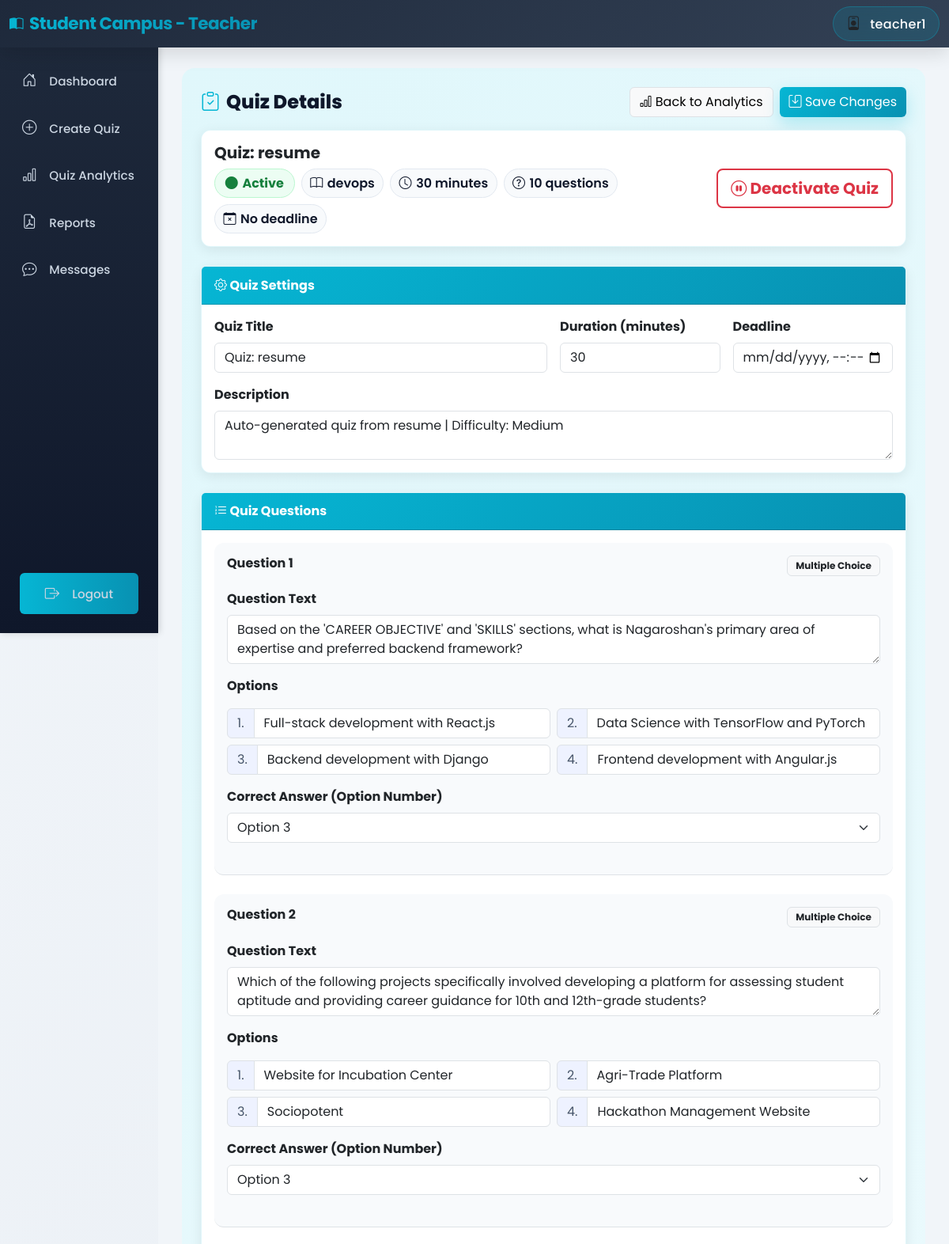
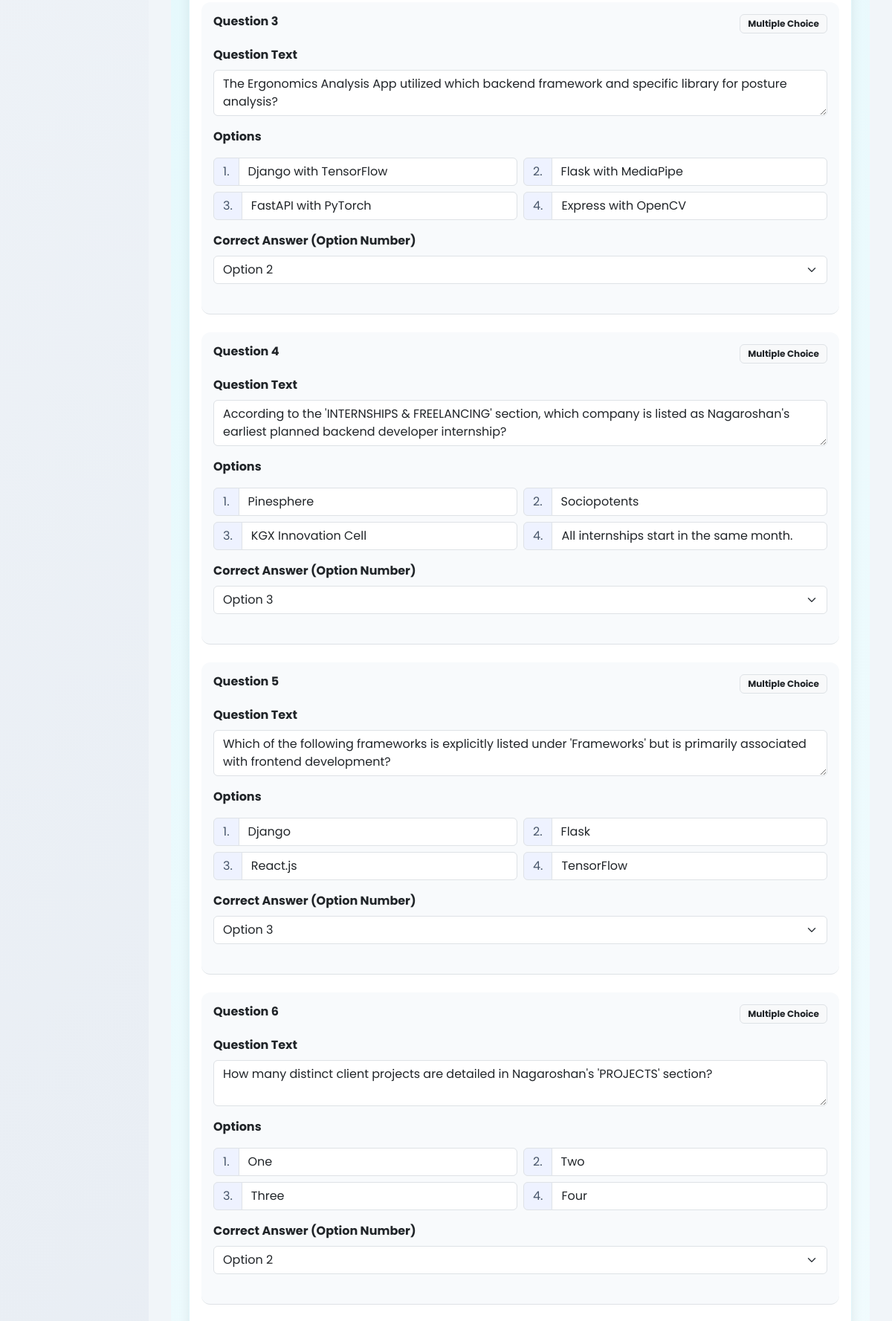
Page /teacher/quiz/17/ (signed in, upper part) on the committed database (2 pictures, top to bottom).
### authentication/models.py (models this page shows, shortened)
class User(AbstractUser):
    ROLE_CHOICES = (
        ('student', 'Student'),
        ('teacher', 'Teacher'),
    )
    role = models.CharField(max_length=10, choices=ROLE_CHOICES, default='student')
    def is_teacher(self):
        return self.role == 'teacher'

### teachers/models.py (models this page shows, shortened)
class Quiz(models.Model):
    title = models.CharField(max_length=200)
    subject = models.ForeignKey(Subject, on_delete=models.CASCADE, related_name='quizzes')
    pdf_note = models.ForeignKey(PDFNote, on_delete=models.CASCADE, related_name='quizzes', null=True)
    description = models.TextField(blank=True)
    duration = models.IntegerField(help_text="Duration in minutes", default=30)
    num_questions = models.IntegerField(default=10)
    topics = models.TextField(blank=True, help_text="Comma-separated topics (optional)")
    difficulty = models.CharField(max_length=20, choices=[('easy', 'Easy'), ('medium', 'Medium'), ('hard', 'Hard')], default='medium')
    created_by = models.ForeignKey(User, on_delete=models.CASCADE, related_name='created_quizzes')
    created_at = models.DateTimeField(auto_now_add=True)
    deadline = models.DateTimeField(null=True, blank=True, help_text="Quiz deadline")
    is_active = models.BooleanField(default=True)
    class Meta:
        ordering = ['-created_at']
        verbose_name_plural = "Quizzes"

class Subject(models.Model):
    name = models.CharField(max_length=200)
    description = models.TextField(blank=True)
    teacher = models.ForeignKey(User, on_delete=models.CASCADE, related_name='subjects')
    created_at = models.DateTimeField(auto_now_add=True)
    class Meta:
        ordering = ['name']

class Question(models.Model):
    QUESTION_TYPES = [
        ('multiple_choice', 'Multiple Choice'),
        ('true_false', 'True/False'),
        ('short_answer', 'Short Answer'),
    ]
    quiz = models.ForeignKey(Quiz, on_delete=models.CASCADE, related_name='questions')
    text = models.TextField()
    question_type = models.CharField(max_length=20, choices=QUESTION_TYPES)
    options = models.JSONField(default=list, blank=True)  # For multiple choice/true-false
    correct_answer = models.TextField()  # Index for MC/TF, text for short answer
    points = models.IntegerField(default=1)
    order = models.IntegerField(default=0)
    class Meta:
        ordering = ['order']

### teachers/views.py (the view, shortened to what this page needs)
# urls.py: path('quiz/<int:quiz_id>/', views.quiz_detail, name='quiz_detail'),
@login_required
def quiz_detail(request, quiz_id):
    if not request.user.is_teacher():
        return HttpResponseForbidden("You don't have permission to access this page.")
    quiz = get_object_or_404(Quiz, id=quiz_id, created_by=request.user)
    questions = quiz.questions.all().order_by('order')
    from .models import QuizAttempt, ProctoringSnapshot
    attempts = QuizAttempt.objects.filter(
        quiz=quiz,
        completed_at__isnull=False
    ).select_related('student').prefetch_related('snapshots').order_by('-completed_at')
    total_violations = 0
    return render(request, 'teachers/quiz_detail.html', {
        'quiz': quiz,
        'questions': questions,
        'attempts': attempts,
        'total_violations': total_violations
    })

### templates/teachers/quiz_detail.html (shortened to what this page needs)
{% extends 'teachers/base_teacher.html' %}
{% block teacher_content %}
<div class="quiz-detail-shell">
    <div class="d-flex justify-content-between align-items-center mb-3 flex-wrap gap-2">
        <h2 class="page-title">
            <i class="bi bi-clipboard-check"></i>
            Quiz Details
        </h2>
        <div class="d-flex gap-2 flex-wrap">
            <button type="button" class="btn btn-light border" onclick="window.location.href='{% url 'quiz_analytics' %}'">
                <i class="bi bi-bar-chart"></i> Back to Analytics
            </button>
            <button type="button" class="btn btn-primary gradient-btn" onclick="document.getElementById('saveBtn').click()">
                <i class="bi bi-save"></i> Save Changes
            </button>
        </div>
            </div>
    <div class="card glass mb-4">
        <div class="card-body">
            <div class="row align-items-center g-3">
                <div class="col-md-8">
                    <h5 class="mb-2 fw-bold text-dark">{{ quiz.title }}</h5>
                    <div class="d-flex gap-2 flex-wrap align-items-center">
                        <span class="status-chip {% if quiz.is_active %}on{% else %}off{% endif %}">
                            <i class="bi bi-circle-fill"></i> {% if quiz.is_active %}Active{% else %}Inactive{% endif %}
                        </span>
                        <span class="meta-chip"><i class="bi bi-book"></i> {{ quiz.subject.name }}</span>
                        <span class="meta-chip"><i class="bi bi-clock"></i> {{ quiz.duration }} minutes</span>
                        <span class="meta-chip"><i class="bi bi-question-circle"></i> {{ questions.count }} questions</span>
                        {% if quiz.deadline %}
                        <span class="meta-chip"><i class="bi bi-calendar-event"></i> {{ quiz.deadline|date:"M d, Y g:i A" }}</span>
                        {% else %}
                        <span class="meta-chip"><i class="bi bi-calendar-x"></i> No deadline</span>
                        {% endif %}
                    </div>
                </div>
                <div class="col-md-4 text-end">
                    <button type="button" class="btn btn-lg toggle-btn {% if quiz.is_active %}btn-outline-danger{% else %}btn-outline-success{% endif %}" id="toggleActiveBtn">
                        <i class="bi {% if quiz.is_active %}bi-pause-circle{% else %}bi-play-circle{% endif %}"></i>
                        {% if quiz.is_active %}Deactivate Quiz{% else %}Activate Quiz{% endif %}
                    </button>
                </div>
            </div>
        </div>
    </div>
    <form method="post" id="quizForm">
        <div class="card glass mb-4">
            <div class="card-header gradient">
                <h5 class="mb-0"><i class="bi bi-gear"></i> Quiz Settings</h5>
            </div>
            <div class="card-body">
                <div class="row g-3">
                    <div class="col-md-6">
                        <label for="title" class="form-label fw-bold">Quiz Title</label>
                        <input type="text" class="form-control" id="title" name="title" value="{{ quiz.title }}" required>
                    </div>
                    <div class="col-md-3">
                        <label for="duration" class="form-label fw-bold">Duration (minutes)</label>
                        <input type="number" class="form-control" id="duration" name="duration" value="{{ quiz.duration }}" min="1" required>
                    </div>
                    <div class="col-md-3">
                        <label for="deadline" class="form-label fw-bold">Deadline</label>
                        <input type="datetime-local" class="form-control" id="deadline" name="deadline"
                            {% if quiz.deadline %}value="{{ quiz.deadline|date:'Y-m-d\TH:i' }}"{% endif %}>
                    </div>
                    <div class="col-12">
                        <label for="description" class="form-label fw-bold">Description</label>
                        <textarea class="form-control" id="description" name="description" rows="2">{{ quiz.description }}</textarea>
                    </div>
                </div>
            </div>
        </div>
        <div class="card glass">
            <div class="card-header gradient">
                <h5 class="mb-0"><i class="bi bi-list-ol"></i> Quiz Questions</h5>
            </div>
            <div class="card-body">
                {% for question in questions %}
                <div class="question-block mb-4 pb-4 {% if not forloop.last %}border-bottom{% endif %}">
                    <div class="d-flex justify-content-between align-items-start mb-3">
                        <h6 class="fw-bold text-dark">Question {{ forloop.counter }}</h6>
                        <span class="badge bg-light text-dark border">{{ question.get_question_type_display }}</span>
                    </div>
                    <div class="mb-3">
                        <label for="question_{{ question.id }}" class="form-label fw-bold">Question Text</label>
                        <textarea class="form-control" id="question_{{ question.id }}" name="question_{{ question.id }}"
                            rows="2" required>{{ question.text }}</textarea>
                    </div>
                    {% if question.question_type == 'multiple_choice' %}
                    <div class="row g-2 mb-3">
                        <div class="col-12">
                            <label class="form-label fw-bold">Options</label>
                        </div>
                        {% for option in question.options %}
                        <div class="col-md-6">
                            <div class="input-group option-group">
                                <span class="input-group-text">{{ forloop.counter }}.</span>
                                <input type="text" class="form-control" name="option_{{ question.id }}_{{ forloop.counter0 }}"
                                    value="{{ option }}" required>
                            </div>
                        </div>
                        {% endfor %}
                    </div>
                    <div class="mb-3">
                        <label for="answer_{{ question.id }}" class="form-label fw-bold">Correct Answer (Option Number)</label>
                        <select class="form-select" id="answer_{{ question.id }}" name="answer_{{ question.id }}" required>
                            <option value="1" {% if question.correct_answer == '1' %}selected{% endif %}>Option 2</option>
                            <option value="2" {% if question.correct_answer == '2' %}selected{% endif %}>Option 3</option>
                        </select>
                    </div>
                    {% else %}
                    <div class="mb-3">
                        <label for="answer_{{ question.id }}" class="form-label fw-bold">Correct Answer</label>
                        <input type="text" class="form-control" id="answer_{{ question.id }}" name="answer_{{ question.id }}"
                            value="{{ question.correct_answer }}" required>
                    </div>
                    {% endif %}
                </div>
                {% endfor %}
            </div>
        </div>
    </form>
</div>
{% endblock %}

### templates/teachers/base_teacher.html (shortened to what this page needs)
<!DOCTYPE html>
<html lang="en">
<head>
    <link href="https://cdn.jsdelivr.net/npm/bootstrap@5.3.0/dist/css/bootstrap.min.css" rel="stylesheet">
    <link href="https://cdn.jsdelivr.net/npm/bootstrap-icons@1.10.0/font/bootstrap-icons.css" rel="stylesheet">
</head>
<body>
    <div class="position-fixed top-0 end-0 p-3" style="z-index: 11000;">
    </div>
    <nav class="navbar navbar-expand-lg navbar-light bg-light">
        <div class="container-fluid">
            <a class="navbar-brand fw-bold" href="{% url 'teacher_dashboard' %}">
                <i class="bi bi-book-half me-2"></i>Student Campus - Teacher
            </a>
            <div class="ms-auto d-flex align-items-center gap-3">
                <div class="user-info">
                    <i class="bi bi-person-badge me-2"></i>
                    <span>{{ user.username }}</span>
                </div>
            </div>
        </div>
    </nav>
    <div class="container-fluid">
        <div class="row">
            <div class="col-md-2 p-0">
                <div class="sidebar">
                    <nav class="nav flex-column">
                        <a class="nav-link {% if request.resolver_match.url_name == 'teacher_dashboard' %}active{% endif %}" href="{% url 'teacher_dashboard' %}">
                            <i class="bi bi-house-door"></i> Dashboard
                        </a>
                        <a class="nav-link {% if request.resolver_match.url_name == 'create_quiz' or request.resolver_match.url_name == 'generate_quiz' %}active{% endif %}" href="{% url 'create_quiz' %}">
                            <i class="bi bi-plus-circle"></i> Create Quiz
                        </a>
                        <a class="nav-link {% if request.resolver_match.url_name == 'quiz_analytics' %}active{% endif %}" href="{% url 'quiz_analytics' %}">
                            <i class="bi bi-bar-chart"></i> Quiz Analytics
                        </a>
                        <a class="nav-link {% if request.resolver_match.url_name == 'quiz_reports' %}active{% endif %}" href="{% url 'quiz_reports' %}">
                            <i class="bi bi-file-earmark-pdf"></i> Reports
                        </a>
                        <a class="nav-link {% if request.resolver_match.url_name == 'teacher_chat' or request.resolver_match.url_name == 'teacher_chat_with' %}active{% endif %}" href="{% url 'teacher_chat' %}">
                            <i class="bi bi-chat-dots"></i> Messages
                        </a>
                        <a class="nav-link logout-btn" href="{% url 'logout' %}">
                            <i class="bi bi-box-arrow-right"></i> Logout
                        </a>
                    </nav>
                </div>
            </div>
            <div class="col-md-10 p-0">
                <div class="main-content">
                    {% block teacher_content %}
                    {% endblock %}
                </div>
            </div>
        </div>
    </div>
</body>
</html>

### rows in the picture
User: username "teacher1"
Quiz: title "Quiz: resume", subject.name "devops", duration "30", description "Auto-generated quiz from resume | Difficulty: Medium"
Question: question_type "Multiple Choice", id "Based on the 'CAREER OBJECTIVE' and 'SKILLS' sections, what is Nagaroshan's primary area of expertise and preferred backend framework?", options "Full-stack development with React.js" "Data Science with TensorFlow and PyTorch" "Backend development with Django" "Frontend development with Angular.js", correct_answer+id "Option 3"
Question: question_type "Multiple Choice", id "Which of the following projects specifically involved developing a platform for assessing student aptitude and providing career guidance for 10th and 12th-grade students?", options "Website for Incubation Center" "Agri-Trade Platform" "Sociopotent" "Hackathon Management Website", correct_answer+id "Option 3"
Question: question_type "Multiple Choice", id "The Ergonomics Analysis App utilized which backend framework and specific library for posture analysis?", options "Django with TensorFlow" "Flask with MediaPipe" "FastAPI with PyTorch" "Express with OpenCV", correct_answer+id "Option 2"
Question: question_type "Multiple Choice", id "According to the 'INTERNSHIPS & FREELANCING' section, which company is listed as Nagaroshan's earliest planned backend developer internship?", options "Pinesphere" "Sociopotents" "KGX Innovation Cell" "All internships start in the same month.", correct_answer+id "Option 3"
Question: question_type "Multiple Choice", id "Which of the following frameworks is explicitly listed under 'Frameworks' but is primarily associated with frontend development?", options "Django" "Flask" "React.js" "TensorFlow", correct_answer+id "Option 3"
Question: question_type "Multiple Choice", id "How many distinct client projects are detailed in Nagaroshan's 'PROJECTS' section?", options "One" "Two" "Three" "Four", correct_answer+id "Option 2"

### other values in the picture
{{ questions.count }} "10"
